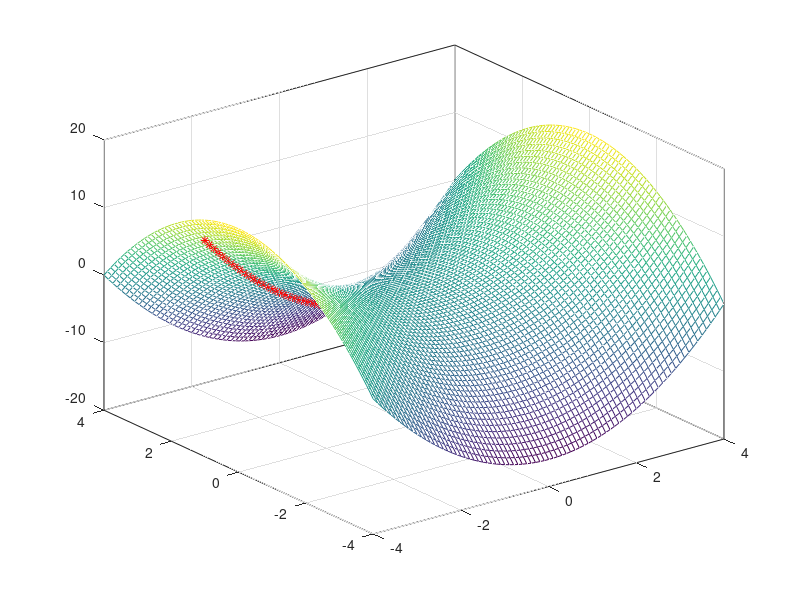

This figure's MATLAB source:
[x,y]=meshgrid(-4:0.1:4);
z=x.^2-y.^2;
mesh(x,y,z)
box on
z1=x(y==1).^2-y(y==2).^2;
hold on
plot3(x(y==1),y(y==1),z1,'r*-')